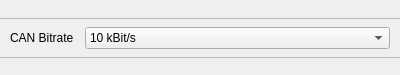
<?xml version="1.0" encoding="UTF-8"?>
<ui version="4.0">
 <class>C_FlaBitrateWidget</class>
 <widget class="QWidget" name="C_FlaBitrateWidget">
  <property name="geometry">
   <rect>
    <x>0</x>
    <y>0</y>
    <width>400</width>
    <height>75</height>
   </rect>
  </property>
  <property name="windowTitle">
   <string>C_FlaBitrateWidget</string>
  </property>
  <layout class="QVBoxLayout" name="verticalLayout" stretch="0,1">
   <property name="spacing">
    <number>0</number>
   </property>
   <property name="leftMargin">
    <number>0</number>
   </property>
   <property name="topMargin">
    <number>0</number>
   </property>
   <property name="rightMargin">
    <number>0</number>
   </property>
   <property name="bottomMargin">
    <number>0</number>
   </property>
   <item>
    <widget class="stw::opensyde_gui_elements::C_CamOgeWiSettingSubSection" name="pc_WiHeader" native="true"/>
   </item>
   <item>
    <widget class="QWidget" name="pc_WiContent" native="true">
     <property name="minimumSize">
      <size>
       <width>0</width>
       <height>65</height>
      </size>
     </property>
     <property name="maximumSize">
      <size>
       <width>16777215</width>
       <height>65</height>
      </size>
     </property>
     <layout class="QVBoxLayout" name="verticalLayout_2">
      <property name="spacing">
       <number>1</number>
      </property>
      <property name="leftMargin">
       <number>0</number>
      </property>
      <property name="topMargin">
       <number>1</number>
      </property>
      <property name="rightMargin">
       <number>0</number>
      </property>
      <property name="bottomMargin">
       <number>10</number>
      </property>
      <item>
       <widget class="stw::opensyde_gui_elements::C_OgeFraStyled" name="pc_FrameTop">
     <property name="variant" stdset="0">
      <string notr="true">Separator</string>
     </property>
        <property name="minimumSize">
         <size>
          <width>0</width>
          <height>1</height>
         </size>
        </property>
        <property name="maximumSize">
         <size>
          <width>16777215</width>
          <height>1</height>
         </size>
        </property>
        <property name="frameShape">
         <enum>QFrame::StyledPanel</enum>
        </property>
        <property name="frameShadow">
         <enum>QFrame::Raised</enum>
        </property>
       </widget>
      </item>
      <item>
       <layout class="QHBoxLayout" name="horizontalLayout">
        <property name="leftMargin">
         <number>10</number>
        </property>
        <property name="rightMargin">
         <number>10</number>
        </property>
        <item>
         <widget class="QLabel" name="pc_LabBitrate">
          <property name="text">
           <string>CAN Bitrate   </string>
          </property>
         </widget>
        </item>
        <item>
         <widget class="stw::opensyde_gui_elements::C_CamOgeCbxDark" name="pc_ComboBoxBitrate">
          <property name="sizePolicy">
           <sizepolicy hsizetype="Expanding" vsizetype="Fixed">
            <horstretch>0</horstretch>
            <verstretch>0</verstretch>
           </sizepolicy>
          </property>
          <item>
           <property name="text">
            <string>10 kBit/s</string>
           </property>
          </item>
          <item>
           <property name="text">
            <string>20 kBit/s</string>
           </property>
          </item>
          <item>
           <property name="text">
            <string>50 kBit/s</string>
           </property>
          </item>
          <item>
           <property name="text">
            <string>100 kBit/s</string>
           </property>
          </item>
          <item>
           <property name="text">
            <string>125 kBit/s</string>
           </property>
          </item>
          <item>
           <property name="text">
            <string>250 kBit/s</string>
           </property>
          </item>
          <item>
           <property name="text">
            <string>500 kBit/s</string>
           </property>
          </item>
          <item>
           <property name="text">
            <string>800 kBit/s</string>
           </property>
          </item>
          <item>
           <property name="text">
            <string>1000 kBit/s</string>
           </property>
          </item>
         </widget>
        </item>
       </layout>
      </item>
      <item>
       <widget class="stw::opensyde_gui_elements::C_OgeFraStyled" name="pc_FrameBottom">
     <property name="variant" stdset="0">
      <string notr="true">Separator</string>
     </property>
        <property name="minimumSize">
         <size>
          <width>0</width>
          <height>1</height>
         </size>
        </property>
        <property name="maximumSize">
         <size>
          <width>16777215</width>
          <height>1</height>
         </size>
        </property>
        <property name="frameShape">
         <enum>QFrame::StyledPanel</enum>
        </property>
        <property name="frameShadow">
         <enum>QFrame::Raised</enum>
        </property>
       </widget>
      </item>
     </layout>
    </widget>
   </item>
  </layout>
 </widget>
 <customwidgets>
  <customwidget>
   <class>stw::opensyde_gui_elements::C_CamOgeWiSettingSubSection</class>
   <extends>QWidget</extends>
   <header>C_CamOgeWiSettingSubSection.hpp</header>
   <container>1</container>
  </customwidget>
  <customwidget>
   <class>stw::opensyde_gui_elements::C_OgeFraStyled</class>
   <extends>QFrame</extends>
   <header>C_OgeFraStyled.hpp</header>
   <container>1</container>
  </customwidget>
  <customwidget>
   <class>stw::opensyde_gui_elements::C_CamOgeCbxDark</class>
   <extends>QComboBox</extends>
   <header>C_CamOgeCbxDark.hpp</header>
  </customwidget>
 </customwidgets>
 <resources/>
 <connections/>
</ui>
